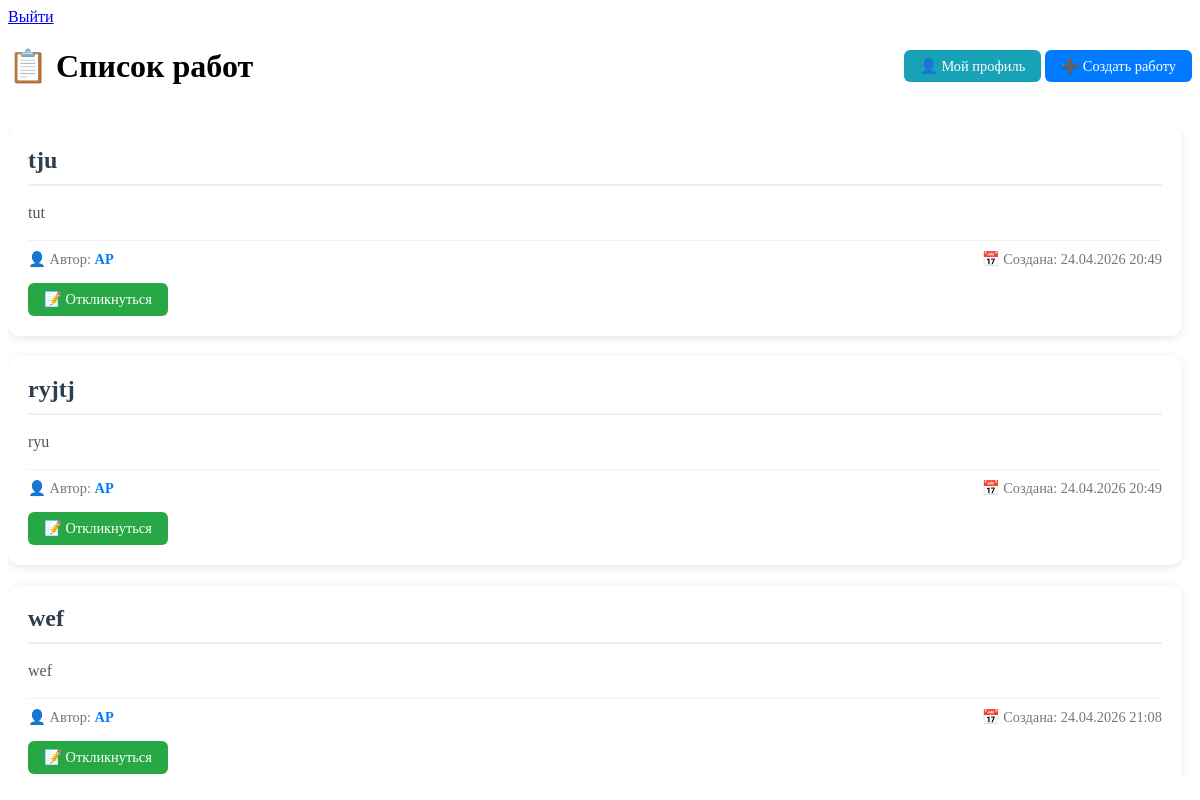
Page / (signed in) on the earlier database version.
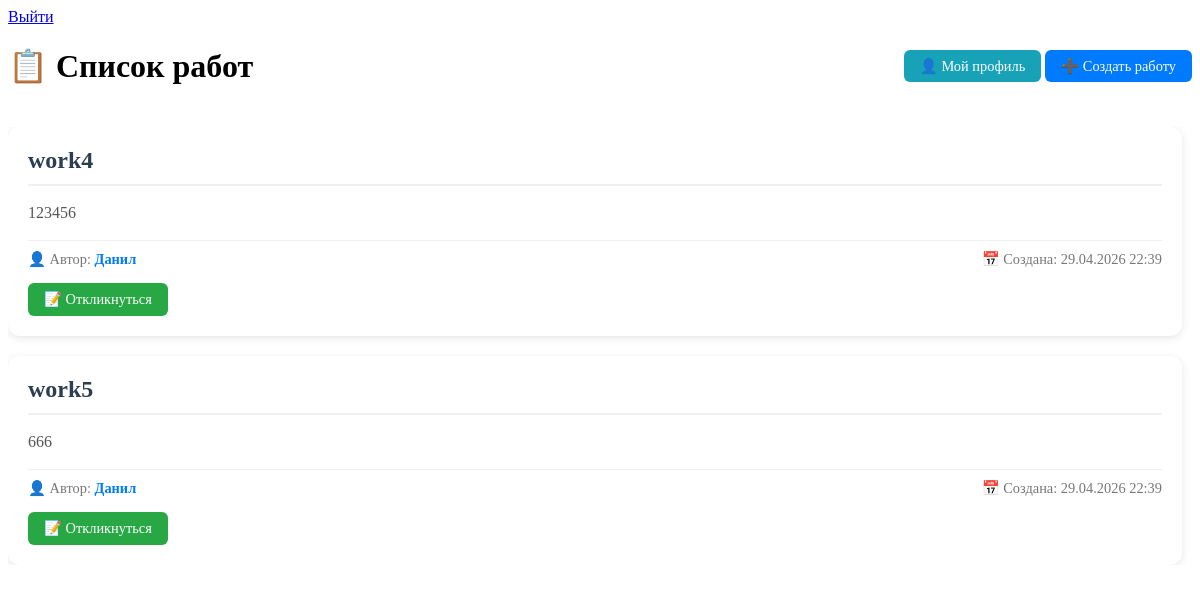
Same page on the later database version.
### data/jobs.py (models this page shows)
class Job(SqlAlchemyBase):
    __tablename__ = 'jobs'
    id = sqlalchemy.Column(sqlalchemy.Integer,
                           primary_key=True,
                           autoincrement=True)
    title = sqlalchemy.Column(sqlalchemy.String,
                              nullable=False)
    description = sqlalchemy.Column(sqlalchemy.String,
                                    nullable=False)
    author_id = sqlalchemy.Column(sqlalchemy.Integer,
                                  sqlalchemy.ForeignKey('users.id'))
    executor_id = sqlalchemy.Column(sqlalchemy.Integer,
                                    sqlalchemy.ForeignKey('users.id'),
                                    nullable=True)
    status = sqlalchemy.Column(sqlalchemy.String,
                               default='open')  # open, in_progress
    created_at = sqlalchemy.Column(sqlalchemy.DateTime,
                                   default=datetime.datetime.now)
    author = orm.relationship('User', foreign_keys=[author_id])
    executor = orm.relationship('User', foreign_keys=[executor_id])

### data/users.py (models this page shows, shortened)
class User(SqlAlchemyBase, UserMixin):
    __tablename__ = 'users'
    id = sqlalchemy.Column(sqlalchemy.Integer,
                           primary_key=True,
                           autoincrement=True)
    username = sqlalchemy.Column(sqlalchemy.String,
                                 unique=True,
                                 nullable=False)
    name = sqlalchemy.Column(sqlalchemy.String,
                             nullable=False)
    email = sqlalchemy.Column(sqlalchemy.String, nullable=False)
    hashed_password = sqlalchemy.Column(sqlalchemy.String,
                                        nullable=False)
    created_at = sqlalchemy.Column(sqlalchemy.DateTime,
                                   default=datetime.datetime.now)

### main.py (the view)
@app.route("/")
@login_required
def index():
    with db_session.create_session() as db_sess:
        jobs = db_sess.query(Job).filter(Job.author_id != current_user.id).all()
        for job in jobs:
            _ = job.author.name
    return render_template("index.html", jobs=jobs)

### data/db_session.py (called while the page is built)
def create_session() -> Session:
    global __factory
    return __factory()

### main.py (called while the page is built)
@login_manager.user_loader
def load_user(user_id):
    with db_session.create_session() as db_sess:
        return db_sess.get(User, int(user_id))

### templates/index.html (shortened to what this page needs)
{% extends "base.html" %}
{% block content %}
<div class="header-buttons">
    <h1>📋 Список работ</h1>
    <div>
        <a href="/profile" class="btn btn-info">👤 Мой профиль</a>
        <a href="/add_job" class="btn btn-primary">➕ Создать работу</a>
    </div>
</div>
<div class="jobs-container">
    {% if jobs %}
        {% for job in jobs %}
        <div class="job-card">
            <div class="job-header">
                <h3 class="job-title">{{ job.title }}</h3>
            </div>
            <div class="job-description">
                {{ job.description }}
            </div>
            <div class="job-meta">
                <div>
                    👤 Автор: <span class="author-name">{{ job.author.name }}</span>
                </div>
                <div>
                    📅 Создана: {{ job.created_at.strftime('%d.%m.%Y %H:%M') }}
                </div>
            </div>
            {% if current_user != job.author %}
            <div class="job-actions">
                <a href="/respond/{{ job.id }}" class="btn btn-success">📝 Откликнуться</a>
            </div>
            {% endif %}
        </div>
        {% endfor %}
    {% endif %}
</div>
{% endblock %}

### templates/base.html (shortened to what this page needs)
<!DOCTYPE html>
<html lang="en">
<head>
    </head>
    <body>
        <header>
            <naw class="navbar" navbar-light bg-light>
                {% if current_user.is_authenticated %}
                    <a class="navbar-brand" href="/logout">Выйти</a>
                {% endif %}
            </naw>
        </header>
        {% block content %}{% endblock %}
    </body>
</html>

### templates/index.html (style rules this page uses)
.jobs-container { display: flex; flex-direction: column; gap: 20px; max-height: calc(100vh - 150px); overflow-y: auto; padding-right: 10px; }
.job-card { background: white; border-radius: 12px; box-shadow: 0 2px 8px rgba(0,0,0,0.1); padding: 20px; transition: transform 0.2s, box-shadow 0.2s; }
.job-header { display: flex; justify-content: space-between; align-items: center; margin-bottom: 15px; border-bottom: 2px solid #f0f0f0; padding-bottom: 10px; }
.job-title { font-size: 1.5rem; color: #2c3e50; margin: 0; }
.job-description { color: #555; line-height: 1.5; margin: 15px 0; }
.job-meta { display: flex; justify-content: space-between; align-items: center; margin-top: 15px; padding-top: 10px; border-top: 1px solid #f0f0f0; font-size: 0.9rem; color: #777; }
.job-actions { display: flex; gap: 10px; margin-top: 15px; }
.btn { padding: 8px 16px; border: none; border-radius: 6px; cursor: pointer; text-decoration: none; font-size: 0.9rem; transition: opacity 0.2s; }
.btn-primary { background: #007bff; color: white; }
.btn-success { background: #28a745; color: white; }
.btn-info { background: #17a2b8; color: white; }
.header-buttons { display: flex; justify-content: space-between; align-items: center; margin-bottom: 20px; }
.author-name { font-weight: bold; color: #007bff; }

Differences in the rows shown:
no longer on this page (row edited): Job: title "tju", description "tut", author.name "AP", created_at "24.04.2026 20:49"
no longer on this page (row edited): Job: title "ryjtj", description "ryu", author.name "AP", created_at "24.04.2026 20:49"
removed Job: title "wef", description "wef", author.name "AP", created_at "24.04.2026 21:08"
added Job: title "work4", description "123456", author.name "Данил", created_at "29.04.2026 22:39"
added Job: title "work5", description "666", author.name "Данил", created_at "29.04.2026 22:39"
